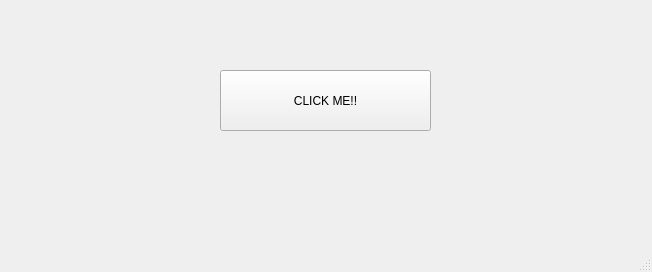
<?xml version="1.0" encoding="UTF-8"?>
<ui version="4.0">
 <class>MainWindow</class>
 <widget class="QMainWindow" name="MainWindow">
  <property name="geometry">
   <rect>
    <x>0</x>
    <y>0</y>
    <width>652</width>
    <height>272</height>
   </rect>
  </property>
  <property name="windowTitle">
   <string>MainWindow</string>
  </property>
  <widget class="QWidget" name="centralwidget">
   <widget class="QPushButton" name="pushButton">
    <property name="geometry">
     <rect>
      <x>220</x>
      <y>70</y>
      <width>211</width>
      <height>61</height>
     </rect>
    </property>
    <property name="text">
     <string>CLICK ME!!</string>
    </property>
   </widget>
  </widget>
  <widget class="QMenuBar" name="menubar">
   <property name="geometry">
    <rect>
     <x>0</x>
     <y>0</y>
     <width>652</width>
     <height>21</height>
    </rect>
   </property>
  </widget>
  <widget class="QStatusBar" name="statusbar"/>
 </widget>
 <resources/>
 <connections/>
</ui>
